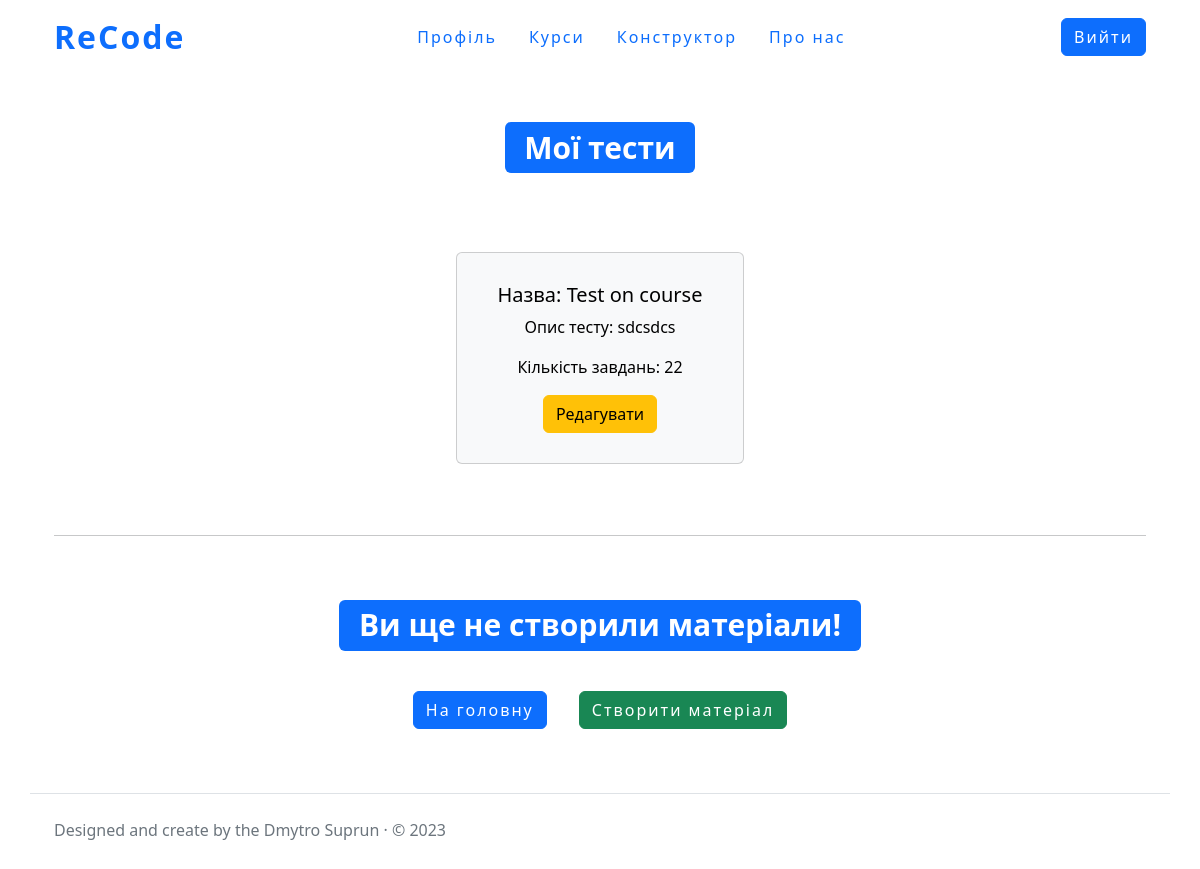
Screenshot of /create/show_tests_and_materials/ (signed in) with the database file from the repository.
### tests/models.py (models this page shows, shortened)
class TestsConfig(models.Model):
    name_test = models.CharField('Назва тесту', max_length=255)
    slug = models.SlugField('URL', max_length=255, unique=True, db_index=True, )
    theme_test = models.CharField('Опис тесту ', max_length=255)
    author_of_test = models.ForeignKey(User,on_delete=models.CASCADE, verbose_name='Автор тесту')
    max_test_result = models.FloatField('Максимальний бал тесту')
    create_func_template = models.BooleanField('Автоматичне створення шаблону функції', default=True)
    autocomplete = models.BooleanField('Дозвіл на автозавершення', default=True)
    pre_end_check = models.BooleanField('Дозвіл на перевірку, перед завершеням тесту', default=True)
    date_creating=models.DateField(auto_now_add=True)
    class Meta:
        ordering=['-pk']

### designer/views.py (the view)
# urls.py: path('show_tests_and_materials/', show_all_tests, name='show_all_tests'),
@login_required
def show_all_tests(request):
    if get_role(request) != 'teacher':
        return HttpResponse(
            '<h1 style="text-align:center;position:relative; top:10%;">Доступ заборонено!</h1>',
            status=403)
    get_my_tests = TestsConfig.objects.filter(
        author_of_test__username=request.user.username)
    get_materials = read_materials(author=request.user)
    context = {
        'type': get_role(request),
        'title': 'Мої розробки',
        'my_tests': get_my_tests,
        'count_test': len(get_my_tests),
        'count_material': len(get_materials),
        'materials': get_materials
    }
    return render(request,
                  'designer/show_all_tests_and_materials.html',
                  context=context)

### ScientificMaterials/material_services/crud.py (called while the page is built)
def read_materials(**params):
    return ScientificMaterials.objects.filter(**params)

### designer/templatetags/designer_tags.py (called while the page is built)
@register.simple_tag()
def get_num_section_in_test(test_slug):
    return len(TestsSection.objects.filter(test__slug=test_slug))

### staticPages/views.py (called while the page is built)
def get_role(req):
    if req.user.is_anonymous:
        return 'anonymous'
    elif len(TeacherInCourse.objects.filter(e_mail=req.user.email)) == 0:
        if len(StudentInCourse.objects.filter(e_mail=req.user.email)) == 0:
            return 'anonymousStudent'
        return 'student'
    return 'teacher'

### designer/templates/designer/show_all_tests_and_materials.html (shortened to what this page needs)
{% extends "designer/designer_layout.html" %}
{% load static %}
{% load designer_tags %}
{%block styles%}
    <link rel="stylesheet" href="{%static 'designer/css/designer.css'%}">
{% endblock %}
{%block content%}
    <div class="flex">
        {% if count_test == 0 %}
            <h1><span class="badge bg-primary mt-5 mb-3 position">Ви ще не створили тести!</span></h1>
        {%else%}
            <h1><span class="badge bg-primary mt-5 mb-3 position">Мої тести</span></h1>
        {% endif %}
    </div>
    <div class="flex">
        {% if count_test == 0 %}
            <a href="{% url 'index_page'  %}" class="btn btn-primary login-button m-3">На головну</a>
            <a href="{% url 'create_test' %}" class="btn btn-success success_btn m-3">Створити тест</a>
        {% else %}
            {%for test in my_tests%}
                <div class="card text-center text-bg-light" style="width: 18rem;">
                    <div class="card-body">
                        <h5 class="card-title">Назва: {{test.name_test}}</h5>
                        <p class="card-text">Опис тесту: {{test.theme_test}}</p>
                        <p class="card-text">Кількість завдань: {%get_num_section_in_test test.slug%}</p>
                        <a href="{% url 'create_task' test.slug %}" class="btn btn-warning">Редагувати</a>
                    </div>
                </div>
            {%endfor%}
        {% endif %}
    </div>
    <hr>
<div class="flex">
        {% if count_material == 0 %}
            <h1><span class="badge bg-primary mt-5 mb-3 position">Ви ще не створили матеріали!</span></h1>
        {%else%}
            <h1><span class="badge bg-primary mt-5 mb-3 position">Мої матеріали</span></h1>
        {% endif %}
    </div>
    <div class="flex">
        {% if count_material == 0 %}
            <a href="{% url 'index_page'  %}" class="btn btn-primary login-button m-3">На головну</a>
            <a href="{% url 'create_material' %}" class="btn btn-success success_btn m-3">Створити матеріал</a>
        {% endif %}
    </div>
{%endblock%}

### designer/static/designer/css/designer.css (style rules this page uses)
.flex { display: flex; flex-direction: row; align-items:center; justify-content: center; flex-wrap:wrap; }
.flex div { margin:5% 5%; }
.nav-element, .success_btn, .login-button, .big-logo { letter-spacing: 2px; }
.login-button:not(hover) { background-color:#0d6efd; transition:all 1.1s ease 1ms; }
.success_btn:not(hover) { transition:all 1.1s ease 1ms; }

### staticPages/static/staticPages/css/header/header.css (style rules this page uses)
.nav-element, .login-button, .big-logo { letter-spacing: 2px; }
.login-button:not(hover) { background-color:#0d6efd; transition:all 1.1s ease 1ms }

### rows the page displays
TestsConfig: name_test "Test on course", theme_test "sdcsdcs", slug "22"
